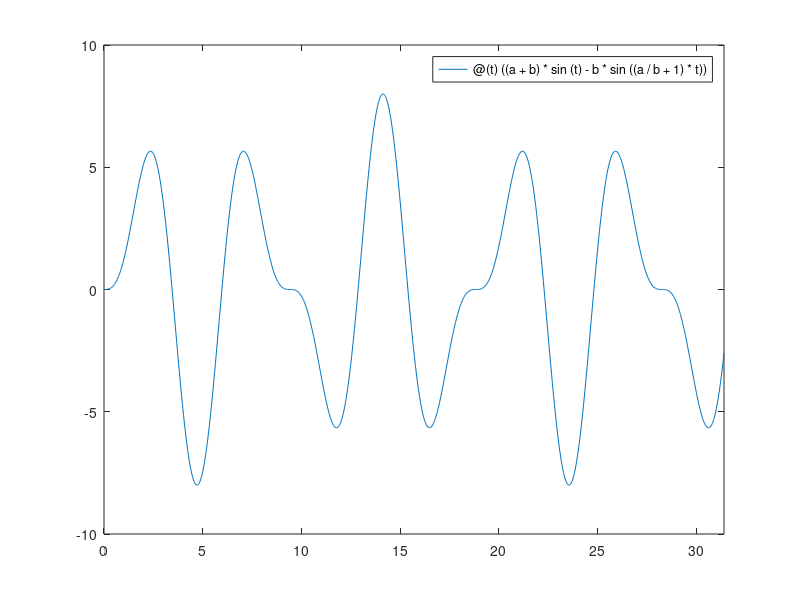
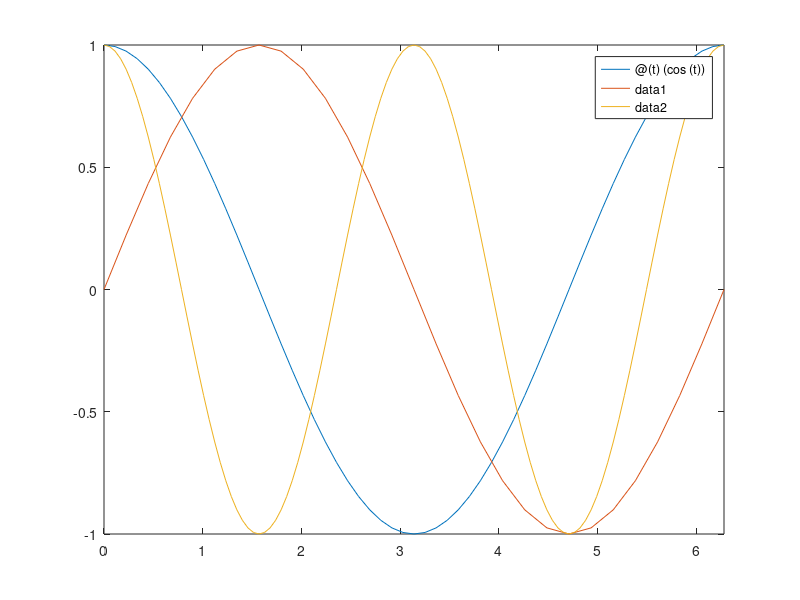
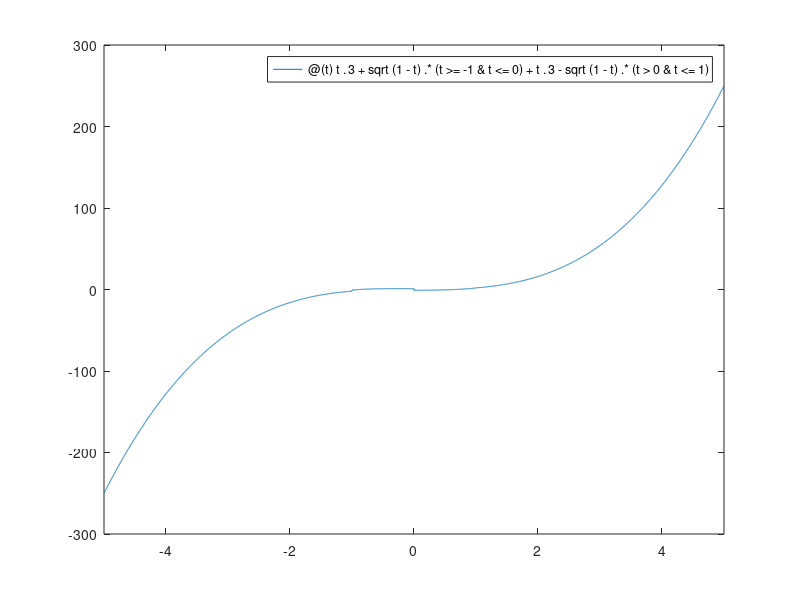
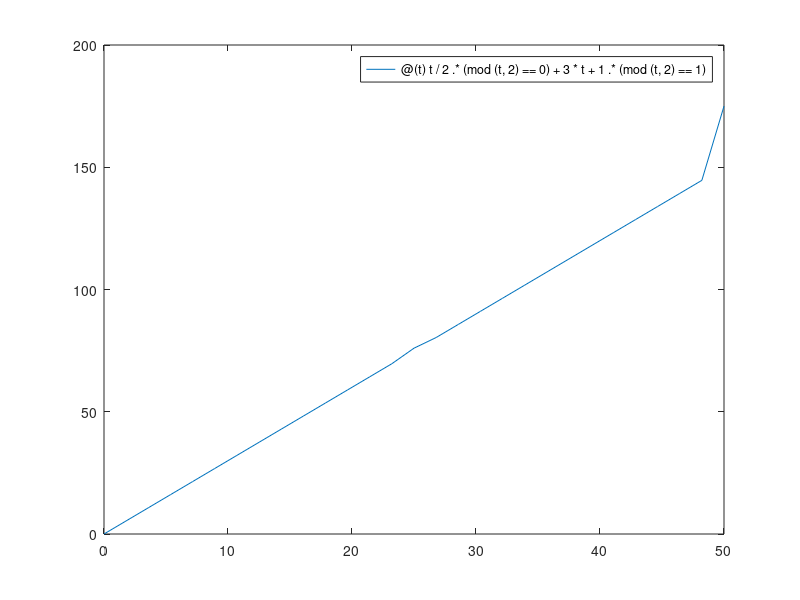

Recreate these plots in MATLAB, in order.
%ex 1
figure(1)
t = [0 1]
f1= @(x)(exp(10*x*(x-1))*sin(12*pi*x));
fplot(f1,t)
f2 = @(x)(3*exp(5*x.^2-1)*cos(12*pi*x));
fplot(f2,t)

%ex2 
a = 2
b = 3

t = [0, 10*pi]

fx = @(t) ((a + b) * cos(t) - b * cos((a / b + 1) * t));
fy = @(t) ((a + b) * sin(t) - b * sin((a / b + 1) * t));

fplot(fx, t)
fplot(fy, t)

% ex 3
figure(3)
t1 = [0 2*pi]
fplot(@(t)(cos(t)), t1)
hold on 
fplot(@(t)(sin(t)), t1) 
fplot(@(t)(cos(2*t)),t1)

% ex 4
figure(4)
f4 = @(t) t.^3 + sqrt(1-t) .* (t>=-1 & t<=0) + t.^3 - sqrt(1-t) .* (t>0 & t<=1)
fplot(f4)


% ex 5
t5 = [0 50]
figure(5)
f5 = @(t) t/2  .* (mod(t,2)==0) + 3*t+1 .* (mod(t,2)==1)
fplot(f5,t5)


%ex6 
function result = fraction(n)
   result = 0
   num = 2 
   for i = 1:n
     num = 1 + 1 / num 
   endfor
   result = num
end 

% ex 7
figure(7)
x7 = -2:0.01:2;
y7 = -4:0.01:4;
[X,Y] = meshgrid(x7,y7);
R = -((X-1/2).^2+(Y-1/2).^2);
Z = exp(R);
mesh(X,Y,Z)